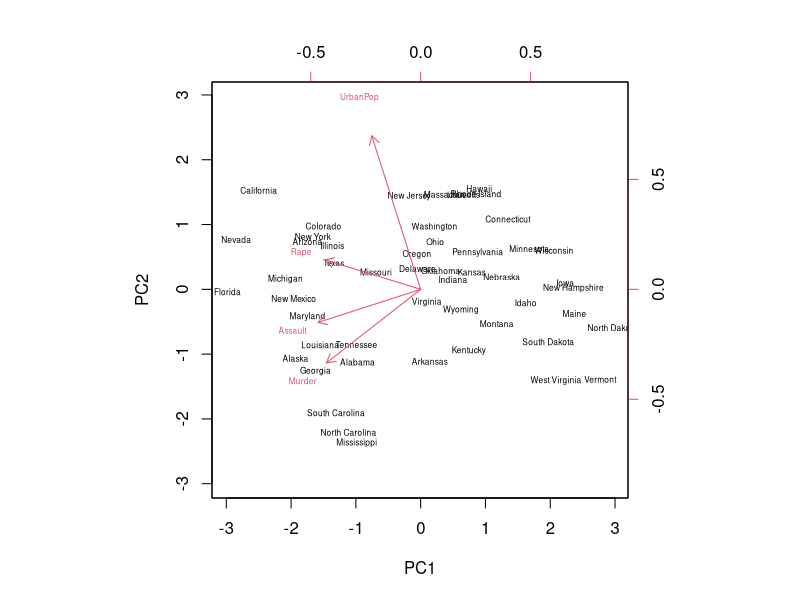
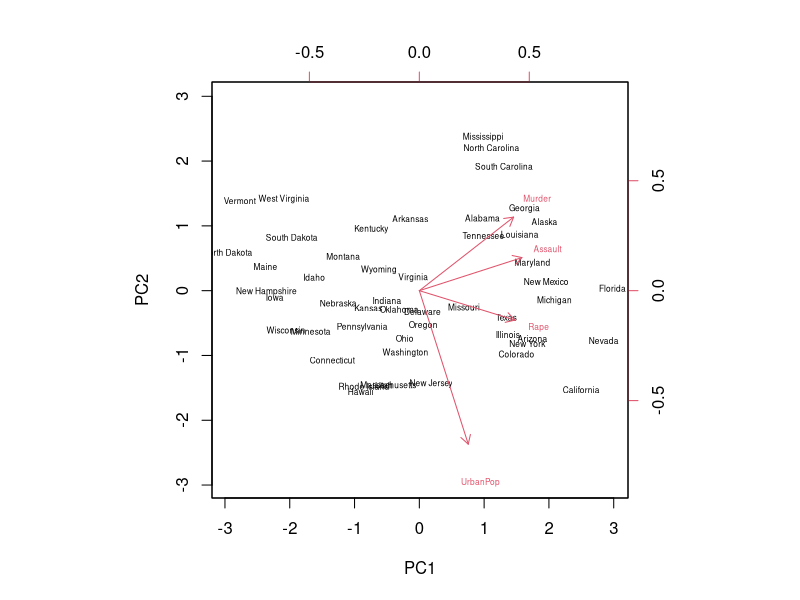
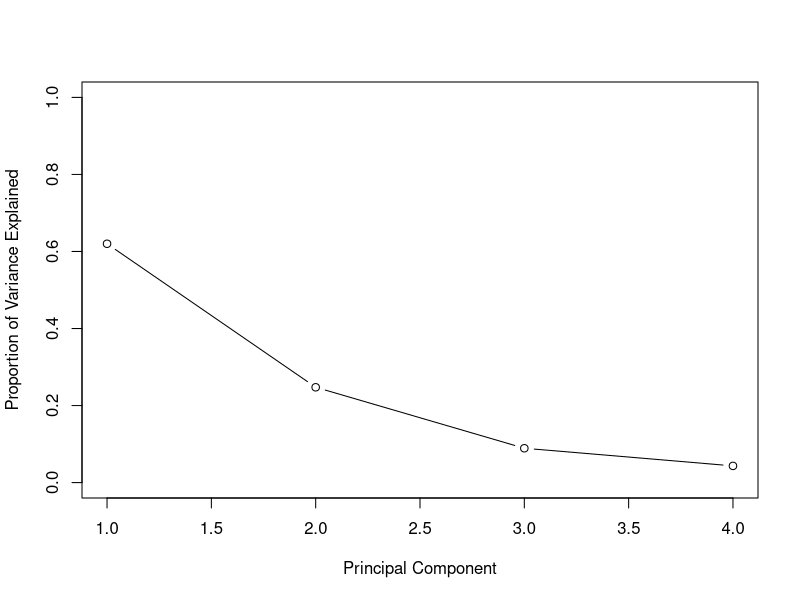
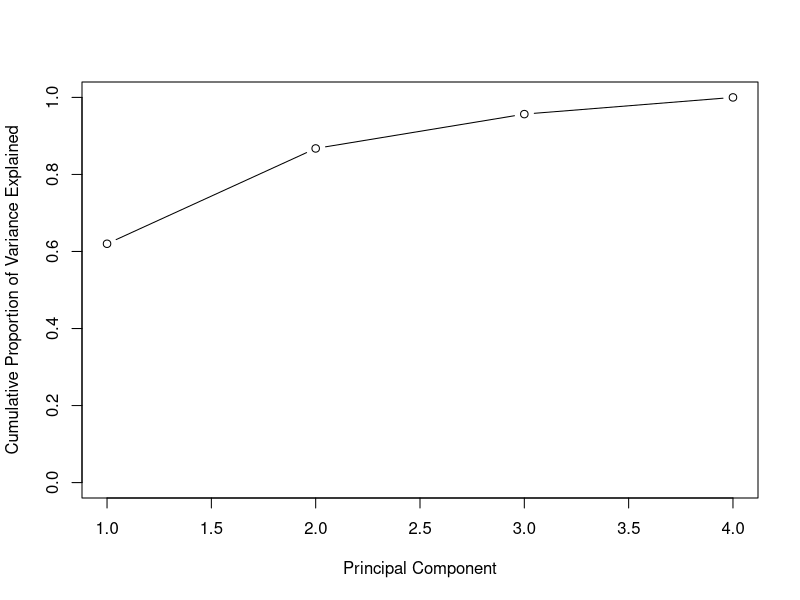
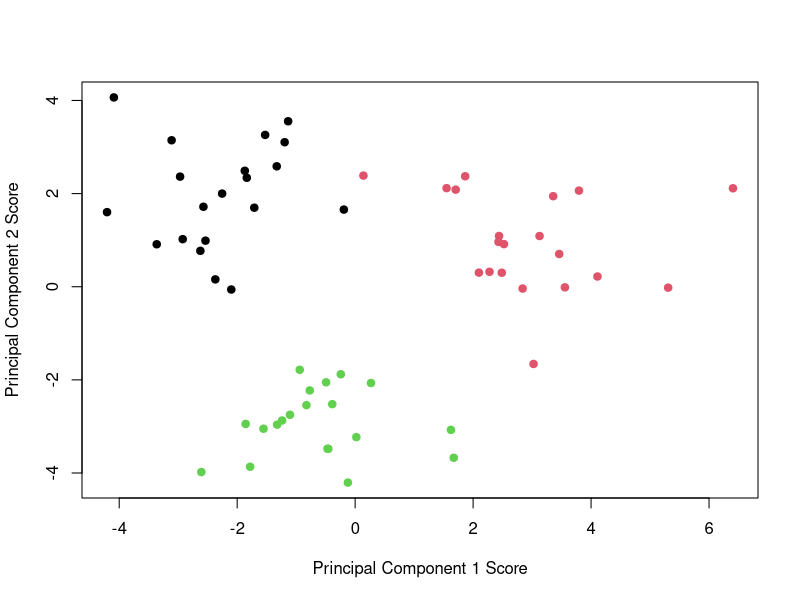

The R script that drew these images, in order:
## ---- chunk 1
knitr::opts_chunk$set(echo = TRUE)
## ---- chunk 2
states <- row.names(USArrests)
states

names(USArrests)
apply(USArrests, 2, mean)
apply(USArrests, 2, var)

pr.out <- prcomp(USArrests, scale = T)
names(pr.out)

pr.out$center
pr.out$scale
pr.out$rotation

dim(pr.out$x)
head(pr.out$x)

biplot(pr.out, scale = 0, cex = .5)

pr.out$rotation <- -pr.out$rotation
pr.out$x <- -pr.out$x
biplot(pr.out, scale = 0, cex = .5)

pr.out$sdev
pr.var <- pr.out$sdev^2
pr.var

pve <- pr.var/sum(pr.var)
pve

plot(pve, xlab = "Principal Component", ylab = "Proportion of Variance Explained", ylim = c(0,1), type = "b")
plot(cumsum(pve), xlab = "Principal Component", ylab = "Cumulative Proportion of Variance Explained", ylim = c(0,1), type = "b")

a <- c(1,2,8,-3)
cumsum(a)
## ---- chunk 3
set.seed(123)
dat <- matrix(rnorm(100 * 1000), ncol = 100)
dat[1, ] <- seq(from = -20, to =20, length.out = 100) # adding replacement
pr.out <- prcomp(scale(dat))

summary(pr.out)
summary(pr.out)$importance[,1]

dat <- rbind(dat, c(rep(-10, 50), rep(10, 50)))
pr.out <- prcomp(scale(dat))
summary(pr.out)$importance[, 1]
## ---- chunk 4
pr.out <- prcomp(USArrests, scale = T)
pr.out$sdev
pr.var <- pr.out$sdev^2
pve <- pr.var/sum(pr.var)
pve
## ---- chunk 5
pr.out <- prcomp(USArrests, scale = T)
scaled.USArrests <- scale(USArrests)
top.sums <- apply((scaled.USArrests %*% pr.out$rotation)^2, 2, sum) # Top half of equation, each pc variance
bottom.sum <- sum(apply(scaled.USArrests^2, 2, sum)) # Bottom half of equation, total variance
top.sums/bottom.sum
## ---- chunk 6
set.seed(321)
dat <- matrix(rnorm(20 * 3 * 50, mean = 0), ncol = 50)
dat[1:20,1] <- dat[1:20,1] + 3
dat[21:40,2] <- dat[21:40,2] - 3
dat[41:60,3] <- dat[41:60,3] + 4
groupings <- c(rep(1, 20), rep(2, 20), rep(3, 20))
## ---- chunk 7
pr.out <- prcomp(dat)
plot(pr.out$x[, 1:2], col = groupings, xlab = "Principal Component 1 Score", ylab = "Principal Component 2 Score", pch = 19)
